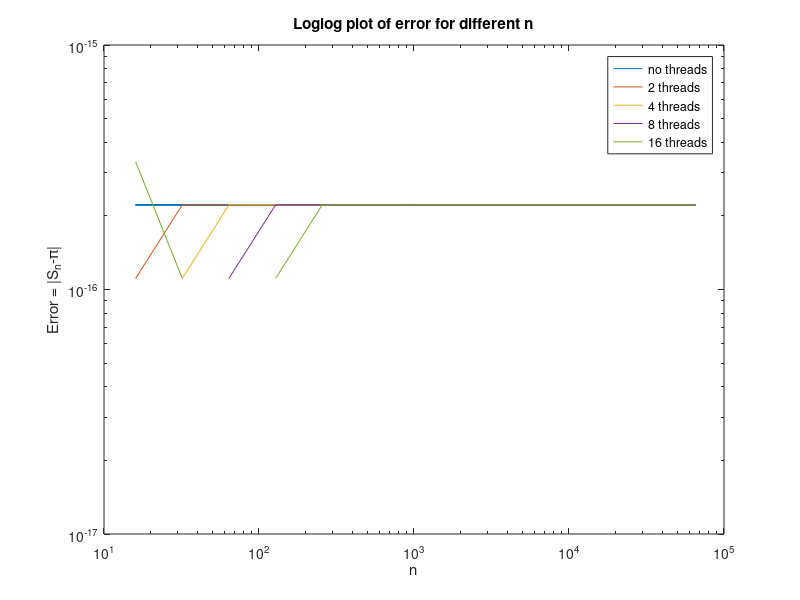
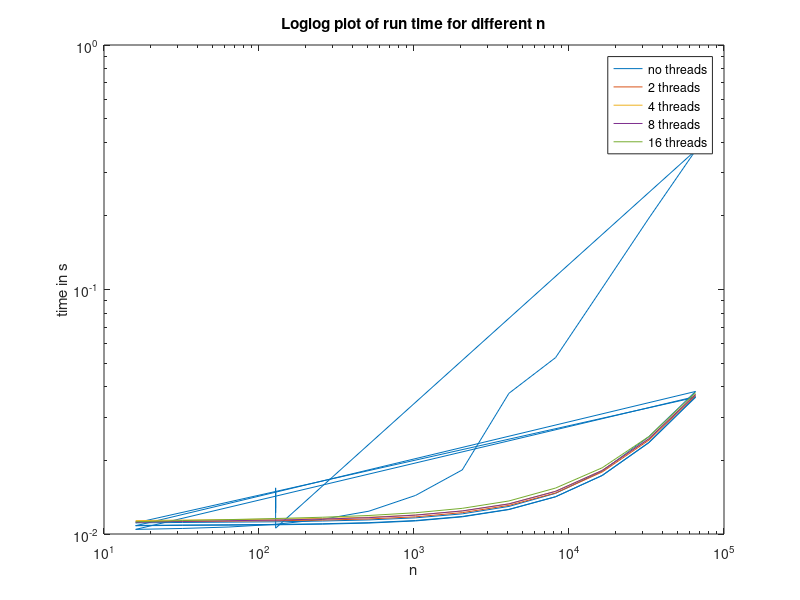

MATLAB code to generate these figures, in order:
% Reads from file
M1=dlmread('Data_1.txt');
M2=dlmread('Data_2.txt');
M4=dlmread('Data_4.txt');
M8=dlmread('Data_8.txt');
M16=dlmread('Data_16.txt');


n=M1(:,1)';
error=M1(:,2)';
figure(1)
loglog(n,error)
hold on
for i =1:4
    p=2^i;
    M=eval(['M', num2str(p)]);
    n=M(:,1)';
    error=M(:,2)';           
    loglog(n,error)
end
title('Loglog plot of error for different n');
ylabel('Error = |S_{n}-\pi|')
xlabel('n')
legend('no threads', '2 threads','4 threads','8 threads','16 threads')


n=M1(:,1)';
time=M1(:,3)';
figure(2)
loglog(n,time)
hold on
for i =1:4
    p=2^i;
    M=eval(['M', num2str(p)]);
    n=M(:,1)';      
    time=M(:,3)';
    loglog(n,time)
end
title('Loglog plot of run time for different n');
ylabel('time in s')
xlabel('n')
legend('no threads', '2 threads','4 threads','8 threads','16 threads')

